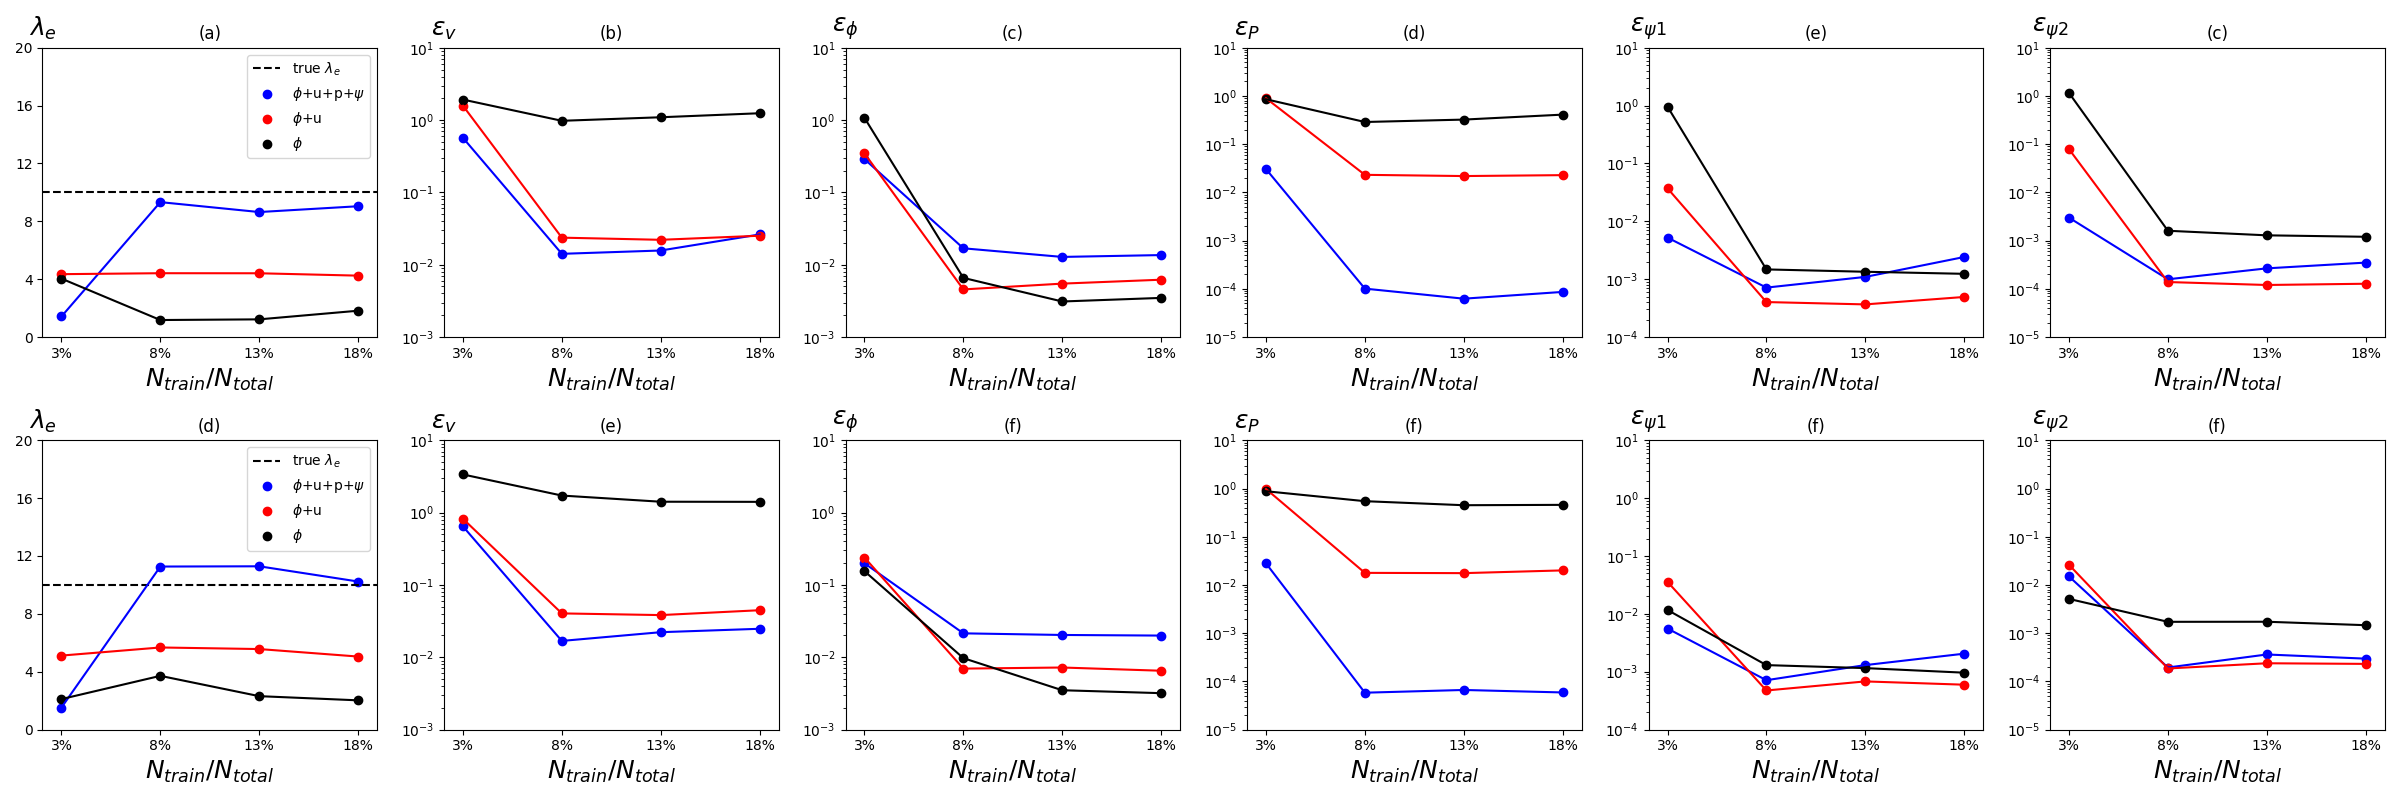

This figure's Python source:
"""
Author: Minglang Yin
"""
import numpy as np
import matplotlib.pyplot as plt
import matplotlib.gridspec as gridspec

def main():
    ## figure
    x = [1, 2, 3, 4]
    num_data = 4
    ### inferred K
    num_pt = ['3%', '8%', '13%', '18%']
    case_1_lmd_1 = [1.42, 9.3280, 8.6424, 9.0431] # phi + v + psi
    case_1_lmd_2 = [4.3467, 4.41247, 4.4087, 4.2447] # phi + v
    case_1_lmd_3 = [4.0384, 1.1751, 1.2215, 1.8188] # phi

    case_1_err_v_1 = [0.5684918864962359, 0.014145652170003797, 0.01572135854802598, 0.02621160684646784]
    case_1_err_phi_1 = [0.2885261673175247, 0.01686707358268274, 0.012817297699005697, 0.013595372302310876]
    case_1_err_p_1 = [0.030491674507753058, 0.00010092432738261509, 6.244089967933223e-05, 8.621635307445654e-05]
    case_1_err_psi_1_1 = [0.005231953978333372, 0.0007150437527457803, 0.0010942246314679298, 0.00241645426397665]
    case_1_err_psi_2_1 = [0.0029923287090149395, 0.0001576801918506319, 0.00026570635510500047, 0.00034971347876388924]

    case_1_err_v_2 = [1.5801427980152334, 0.0236740700590421, 0.022105400710721958, 0.025176377316032457]
    case_1_err_phi_2 = [0.34587901315213554, 0.004554589624034001, 0.005477051268135714, 0.006203971294017096]
    case_1_err_p_2 = [0.8987290141562421, 0.023159964304050724, 0.021843947986250344, 0.022815987741877142]
    case_1_err_psi_1_2 = [0.037205108103756726, 0.0004021867419007439,0.0003664290363187488 , 0.0004926839850413341]
    case_1_err_psi_2_2 = [0.07882132528615507, 0.00013824306176476114, 0.00012009634022403823, 0.00012741594666168892 ]

    case_1_err_v_3 = [1.9229535589375566, 0.9780336619134221, 1.0949689814406454, 1.244295351713217]
    case_1_err_phi_3 = [1.0730786094451834, 0.006573887686652532, 0.0031001224300374257, 0.00347579358907108]
    case_1_err_p_3 = [0.8571897416073231, 0.2888816568217975, 0.32406140921066, 0.4109055007628218]
    case_1_err_psi_1_3 = [0.9596741728126401, 0.0014750764581647777, 0.0013436843860961283, 0.0012376463319576476]
    case_1_err_psi_2_3 = [1.154138026696123, 0.0016010700519875107, 0.0012873729021435768, 0.001200807772034765]

    case_2_lmd_1 = [1.5202, 11.2697, 11.2875, 10.2344] # phi + v + psi
    case_2_lmd_2 = [5.1133, 5.6738, 5.5645, 5.0464] # phi + v
    case_2_lmd_3 = [2.1050, 3.7115, 2.3074, 2.0182] # phi

    case_2_err_v_1 = [0.643786333604611, 0.01680473668910079, 0.022184017881027956, 0.024734249842574125]
    case_2_err_phi_1 = [0.19930865358275557, 0.021388486348065984, 0.020309919939100037, 0.01992045387765511]
    case_2_err_p_1 = [0.027973254743016734, 5.806136364976672e-05, 6.614495400030331e-05, 5.8766128717665385e-05]
    case_2_err_psi_1_1 = [0.0055702571280141265,0.000712107601181317 , 0.001299234601110503, 0.0020472078455562315]
    case_2_err_psi_2_1 = [0.014963750881527136, 0.00019339315838802772, 0.00036029754461517087, 0.0002952920501974432]

    case_2_err_v_2 = [0.8213349832740535, 0.04036194387320901, 0.03825191213458989, 0.04465891469106427]
    case_2_err_phi_2 = [0.23900090734976204, 0.0069567196037729736, 0.007204698891111233, 0.006502027887030004]
    case_2_err_p_2 = [0.9780937403296764, 0.017778610714317376, 0.017547665823525672, 0.0199996146501224]
    case_2_err_psi_1_2 = [0.03571946092955265, 0.00047295939582515586, 0.0006787678960762318, 0.0005956629790097419]
    case_2_err_psi_2_2 = [0.026095117403062085, 0.00018474321711445016, 0.0002368453349289654, 0.00022995820944179198]

    case_2_err_v_3 = [3.3698893913614754, 1.7210025180875461, 1.4142157200347274, 1.4085872411938147]
    case_2_err_phi_3 = [0.15489061148890598, 0.009708518564779925, 0.0034930975671129036, 0.0031831653458032467]
    case_2_err_p_3 = [0.8774819694558428, 0.5458893513988161, 0.4500975350212381, 0.45784741331030626]
    case_2_err_psi_1_3 = [0.011652564700262748, 0.001298809757342366, 0.00115275339769769 , 0.0009611254229950619]
    case_2_err_psi_2_3 = [0.005121178342129216, 0.0017153106283618973, 0.0017211084261206208 , 0.0014606540830064216]

    ## plotting
    fig = plt.figure(constrained_layout=False, figsize=(24,8))
    gs = fig.add_gridspec(2, 1)
    gs0 = gs[0].subgridspec(1, 6)
    ax1 = fig.add_subplot(gs0[0])
    ax2 = fig.add_subplot(gs0[1])
    ax3 = fig.add_subplot(gs0[2])
    ax4 = fig.add_subplot(gs0[3])
    ax5 = fig.add_subplot(gs0[4])
    ax6 = fig.add_subplot(gs0[5])

    gs1 = gs[1].subgridspec(1, 6)
    ax7 = fig.add_subplot(gs1[0])
    ax8 = fig.add_subplot(gs1[1])
    ax9 = fig.add_subplot(gs1[2])
    ax10 = fig.add_subplot(gs1[3])
    ax11 = fig.add_subplot(gs1[4])
    ax12 = fig.add_subplot(gs1[5])

    ## ax1: lmd
    ax1.axhline(y=10, linestyle='--', color='black',  label='true $\lambda_{e}$')
    ax1.plot(x, case_1_lmd_1, color='blue')
    ax1.scatter(x, case_1_lmd_1, color='blue', label='$\phi$+u+p+$\psi$')
    ax1.plot(x, case_1_lmd_2, color='red')
    ax1.scatter(x, case_1_lmd_2, color='red', label='$\phi$+u')
    ax1.plot(x, case_1_lmd_3, color='black')
    ax1.scatter(x, case_1_lmd_3, color='black', label='$\phi$')
    ax1.set_xlabel('$N_{train}$/$N_{total}$', fontsize=18)
    ax1.set_ylabel("$\lambda_{e}$", fontsize=18, rotation='horizontal')
    ax1.set_xticks(np.arange(1, 5))
    ax1.set_xticklabels(num_pt)
    ax1.set_yticks(np.linspace(0, 20, 6))
    # ax1.set_xlim([1,4])
    ax1.set_ylim([0, 20])
    ax1.set_title('(a)')
    # ax1.set_aspect('auto')
    ax1.yaxis.set_label_coords(0.0,1.02)
    ax1.legend()

    # ## ax2
    ###(full time)
    ax2.plot(x, case_1_err_v_1, color='blue')
    ax2.scatter(x, case_1_err_v_1, color='blue', label='$\phi$+u+p+$\psi$')
    ax2.plot(x, case_1_err_v_2, color='red')
    ax2.scatter(x, case_1_err_v_2, color='red', label='$\phi$+u')
    h_, =ax2.plot(x, case_1_err_v_3, color='black')
    ax2.scatter(x, case_1_err_v_3, color='black', label='$\phi$')

    ax2.set_xlabel('$N_{train}$/$N_{total}$', fontsize=18)
    ax2.set_ylabel("$\epsilon_{v}$", fontsize=18, rotation='horizontal')
    ax2.set_xticks(np.arange(1, 5))
    ax2.set_xticklabels(num_pt)
    # ax2.set_yticks(np.linspace(0, 12, 6))
    ax2.set_ylim([1e-3, 1e1])
    ax2.set_yscale('log')
    ax2.set_title('(b)')
    ax2.yaxis.set_label_coords(0.0,1.02)
    # ax2.legend()
    # leg2 = ax2.legend([h_, h__],['full time window','partial time window'], loc='upper right')

    # ## ax3
    ax3.plot(x, case_1_err_phi_1, color='blue')
    ax3.scatter(x, case_1_err_phi_1, color='blue', label='$\phi$+u+p+$\psi$')
    ax3.plot(x, case_1_err_phi_2, color='red')
    ax3.scatter(x, case_1_err_phi_2, color='red', label='$\phi$+u')
    ax3.plot(x, case_1_err_phi_3, color='black')
    ax3.scatter(x, case_1_err_phi_3, color='black', label='$\phi$')

    ax3.set_xlabel('$N_{train}$/$N_{total}$', fontsize=18)
    ax3.set_ylabel("$\epsilon_{\phi}$", fontsize=18, rotation='horizontal')
    ax3.set_xticks(np.arange(1, 5))
    ax3.set_xticklabels(num_pt)
    # ax2.set_yticks(np.linspace(0, 12, 6))
    ax3.set_ylim([1e-3, 1e1])
    ax3.set_yscale('log')
    ax3.set_title('(c)')
    ax3.yaxis.set_label_coords(0.0,1.02)
    # leg3 = ax3.legend([h_, h__],['full time window','partial time window'], loc='upper right')
    # ax3.legend()

    # ## ax4
    ax4.plot(x, case_1_err_p_1, color='blue')
    ax4.scatter(x, case_1_err_p_1, color='blue', label='$\phi$+u+p+$\psi$')
    ax4.plot(x, case_1_err_p_2, color='red')
    ax4.scatter(x, case_1_err_p_2, color='red', label='$\phi$+u')
    ax4.plot(x, case_1_err_p_3, color='black')
    ax4.scatter(x, case_1_err_p_3, color='black', label='$\phi$')

    ax4.set_xlabel('$N_{train}$/$N_{total}$', fontsize=18)
    ax4.set_ylabel("$\epsilon_{P}$", fontsize=18, rotation='horizontal')
    ax4.set_xticks(np.arange(1, 5))
    ax4.set_xticklabels(num_pt)
    # ax2.set_yticks(np.linspace(0, 12, 6))
    ax4.set_ylim([1e-5, 1e1])
    ax4.set_yscale('log')
    ax4.set_title('(d)')
    ax4.yaxis.set_label_coords(0.0,1.02)
    # leg4 = ax3.legend([h_, h__],['full time window','partial time window'], loc='upper right')
    # ax3.legend()

    # ## ax5
    ax5.plot(x, case_1_err_psi_1_1, color='blue')
    ax5.scatter(x, case_1_err_psi_1_1, color='blue', label='$\phi$+u+p+$\psi$')
    ax5.plot(x, case_1_err_psi_1_2, color='red')
    ax5.scatter(x, case_1_err_psi_1_2, color='red', label='$\phi$+u')
    ax5.plot(x, case_1_err_psi_1_3, color='black')
    ax5.scatter(x, case_1_err_psi_1_3, color='black', label='$\phi$')

    ax5.set_xlabel('$N_{train}$/$N_{total}$', fontsize=18)
    ax5.set_ylabel("$\epsilon_{\psi1}$", fontsize=18, rotation='horizontal')
    ax5.set_xticks(np.arange(1, 5))
    ax5.set_xticklabels(num_pt)
    # ax2.set_yticks(np.linspace(0, 12, 6))
    ax5.set_ylim([1e-4, 1e1])
    ax5.set_yscale('log')
    ax5.set_title('(e)')
    ax5.yaxis.set_label_coords(0.0,1.02)
    # leg3 = ax3.legend([h_, h__],['full time window','partial time window'], loc='upper right')
    # ax3.legend()

    # ## ax6
    ax6.plot(x, case_1_err_psi_2_1, color='blue')
    ax6.scatter(x, case_1_err_psi_2_1, color='blue', label='$\phi$+u+p+$\psi$')
    ax6.plot(x, case_1_err_psi_2_2, color='red')
    ax6.scatter(x, case_1_err_psi_2_2, color='red', label='$\phi$+u')
    ax6.plot(x, case_1_err_psi_2_3, color='black')
    ax6.scatter(x, case_1_err_psi_2_3, color='black', label='$\phi$')

    ax6.set_xlabel('$N_{train}$/$N_{total}$', fontsize=18)
    ax6.set_ylabel('$\epsilon_{\psi2}$', fontsize=18, rotation='horizontal')
    ax6.set_xticks(np.arange(1, 5))
    ax6.set_xticklabels(num_pt)
    # ax2.set_yticks(np.linspace(0, 12, 6))
    ax6.set_ylim([1e-5, 1e1])
    ax6.set_yscale('log')
    ax6.set_title('(c)')
    ax6.yaxis.set_label_coords(0.0,1.02)
    # leg3 = ax3.legend([h_, h__],['full time window','partial time window'], loc='upper right')
    # ax3.legend()

    
    ## ax7: lmd
    ax7.axhline(y=10, linestyle='--', color='black',  label='true $\lambda_{e}$')
    ax7.plot(x, case_2_lmd_1, color='blue')
    ax7.scatter(x, case_2_lmd_1, color='blue', label='$\phi$+u+p+$\psi$')
    ax7.plot(x, case_2_lmd_2, color='red')
    ax7.scatter(x, case_2_lmd_2, color='red', label='$\phi$+u')
    ax7.plot(x, case_2_lmd_3, color='black')
    ax7.scatter(x, case_2_lmd_3, color='black', label='$\phi$')
    ax7.set_xlabel('$N_{train}$/$N_{total}$', fontsize=18)
    ax7.set_ylabel("$\lambda_{e}$", fontsize=18, rotation='horizontal')
    ax7.set_xticks(np.arange(1, 5))
    ax7.set_xticklabels(num_pt)
    ax7.set_yticks(np.linspace(0, 20, 6))
    # ax1.set_xlim([0, 0.2])
    ax7.set_ylim([0, 20])
    ax7.set_title('(d)')
    # ax1.set_aspect('auto')
    ax7.yaxis.set_label_coords(0.0,1.02)
    ax7.legend()

    # ## ax8
    ax8.plot(x, case_2_err_v_1, color='blue')
    ax8.scatter(x, case_2_err_v_1, color='blue', label='$\phi$+u+p+$\psi$')
    ax8.plot(x, case_2_err_v_2, color='red')
    ax8.scatter(x, case_2_err_v_2, color='red', label='$\phi$+u')
    h_, = ax8.plot(x, case_2_err_v_3, color='black')
    ax8.scatter(x, case_2_err_v_3, color='black', label='$\phi$')

    ax8.set_xlabel('$N_{train}$/$N_{total}$', fontsize=18)
    ax8.set_ylabel("$\epsilon_{v}$", fontsize=18, rotation='horizontal')
    ax8.set_xticks(np.arange(1, 5))
    ax8.set_xticklabels(num_pt)
    ax8.set_ylim([1e-3, 1e1])
    ax8.set_yscale('log')
    ax8.set_title('(e)')
    ax8.yaxis.set_label_coords(0.0,1.02)
    # leg5 = ax5.legend([h_, h__],['full time window','partial time window'], loc='upper right')
    # ax5.legend()

    # ## ax9
    ax9.plot(x, case_2_err_phi_1, color='blue')
    ax9.scatter(x, case_2_err_phi_1, color='blue', label='$\phi$+u+p+$\psi$')
    ax9.plot(x, case_2_err_phi_2, color='red')
    ax9.scatter(x, case_2_err_phi_2, color='red', label='$\phi$+u')
    h_, = ax9.plot(x, case_2_err_phi_3, color='black')
    ax9.scatter(x, case_2_err_phi_3, color='black', label='$\phi$')

    ax9.set_xlabel('$N_{train}$/$N_{total}$', fontsize=18)
    ax9.set_ylabel("$\epsilon_{\phi}$", fontsize=18, rotation='horizontal')
    ax9.set_xticks(np.arange(1, 5))
    ax9.set_xticklabels(num_pt)
    ax9.set_ylim([1e-3, 1e1])
    ax9.set_yscale('log')
    ax9.set_title('(f)')
    ax9.yaxis.set_label_coords(0.0,1.02)
    # leg6 = ax6.legend([h_, h__],['full time window','partial time window'], loc='upper right')
    # ax6.legend()
 
    # ## ax10
    ax10.plot(x, case_2_err_p_1, color='blue')
    ax10.scatter(x, case_2_err_p_1, color='blue', label='$\phi$+u+p+$\psi$')
    ax10.plot(x, case_2_err_p_2, color='red')
    ax10.scatter(x, case_2_err_p_2, color='red', label='$\phi$+u')
    h_, = ax10.plot(x, case_2_err_p_3, color='black')
    ax10.scatter(x, case_2_err_p_3, color='black', label='$\phi$')

    ax10.set_xlabel('$N_{train}$/$N_{total}$', fontsize=18)
    ax10.set_ylabel("$\epsilon_{P}$", fontsize=18, rotation='horizontal')
    ax10.set_xticks(np.arange(1, 5))
    ax10.set_xticklabels(num_pt)
    ax10.set_ylim([1e-5, 1e1])
    ax10.set_yscale('log')
    ax10.set_title('(f)')
    ax10.yaxis.set_label_coords(0.0,1.02)
    # leg6 = ax6.legend([h_, h__],['full time window','partial time window'], loc='upper right')
    # ax6.legend()

    # ## ax11
    ax11.plot(x, case_2_err_psi_1_1, color='blue')
    ax11.scatter(x, case_2_err_psi_1_1, color='blue', label='$\phi$+u+p+$\psi$')
    ax11.plot(x, case_2_err_psi_1_2, color='red')
    ax11.scatter(x, case_2_err_psi_1_2, color='red', label='$\phi$+u')
    h_, = ax11.plot(x, case_2_err_psi_1_3, color='black')
    ax11.scatter(x, case_2_err_psi_1_3, color='black', label='$\phi$')

    ax11.set_xlabel('$N_{train}$/$N_{total}$', fontsize=18)
    ax11.set_ylabel("$\epsilon_{\psi1}$", fontsize=18, rotation='horizontal')
    ax11.set_xticks(np.arange(1, 5))
    ax11.set_xticklabels(num_pt)
    ax11.set_ylim([1e-4, 1e1])
    ax11.set_yscale('log')
    ax11.set_title('(f)')
    ax11.yaxis.set_label_coords(0.0,1.02)
    # leg6 = ax6.legend([h_, h__],['full time window','partial time window'], loc='upper right')
    # ax6.legend()

    # ## ax12
    ax12.plot(x, case_2_err_psi_2_1, color='blue')
    ax12.scatter(x, case_2_err_psi_2_1, color='blue', label='$\phi$+u+p+$\psi$')
    ax12.plot(x, case_2_err_psi_2_2, color='red')
    ax12.scatter(x, case_2_err_psi_2_2, color='red', label='$\phi$+u')
    h_, = ax12.plot(x, case_2_err_psi_2_3, color='black')
    ax12.scatter(x, case_2_err_psi_2_3, color='black', label='$\phi$')

    ax12.set_xlabel('$N_{train}$/$N_{total}$', fontsize=18)
    ax12.set_ylabel("$\epsilon_{\psi2}$", fontsize=18, rotation='horizontal')
    ax12.set_xticks(np.arange(1, 5))
    ax12.set_xticklabels(num_pt)
    ax12.set_ylim([1e-5, 1e1])
    ax12.set_yscale('log')
    ax12.set_title('(f)')
    ax12.yaxis.set_label_coords(0.0,1.02)
    # leg6 = ax6.legend([h_, h__],['full time window','partial time window'], loc='upper right')
    # ax6.legend()

    plt.tight_layout()
    fig.savefig('error_all.png')
    plt.close()


if __name__ == '__main__':
    main()
